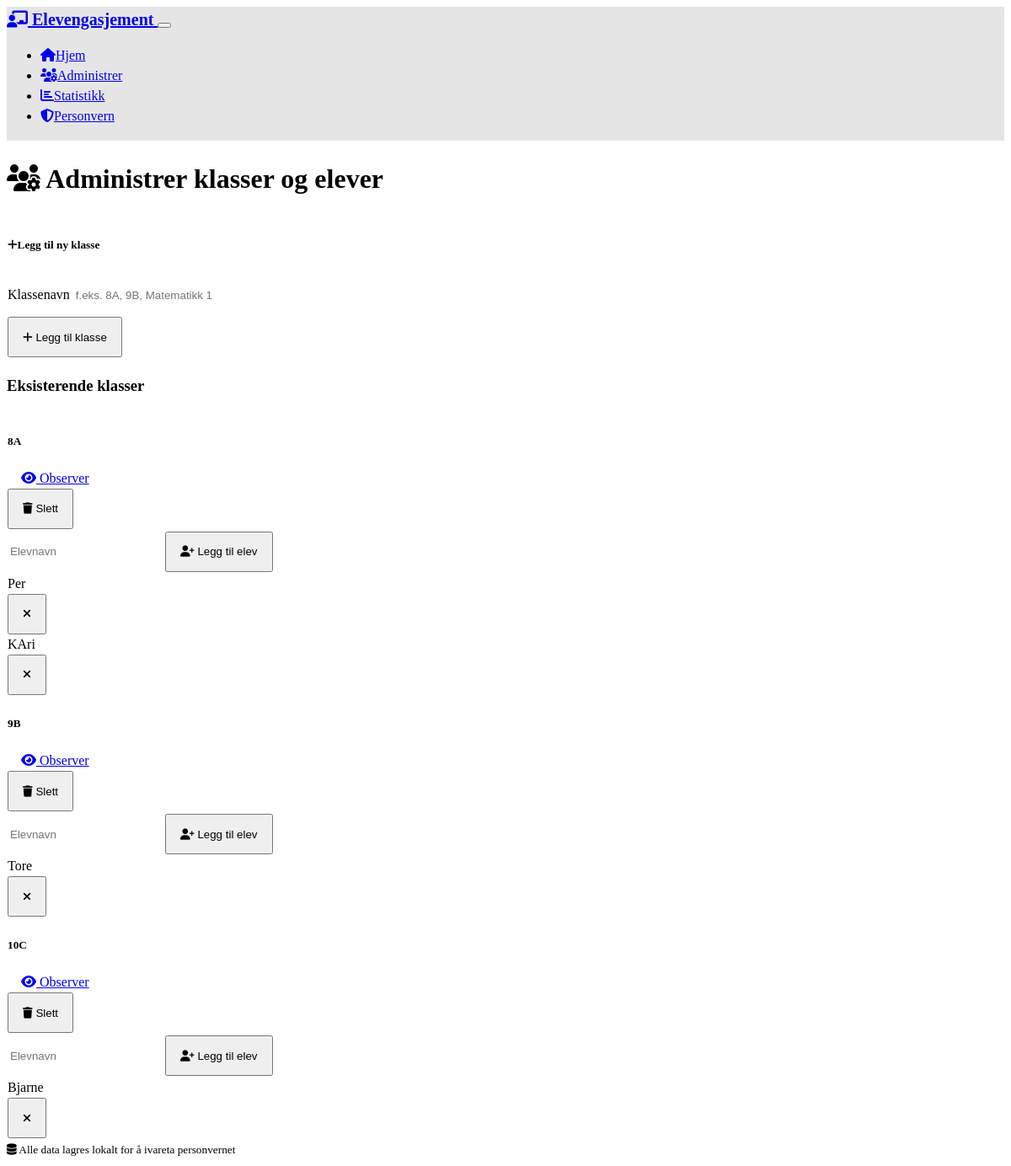
The app's page /manage_classes, older data.
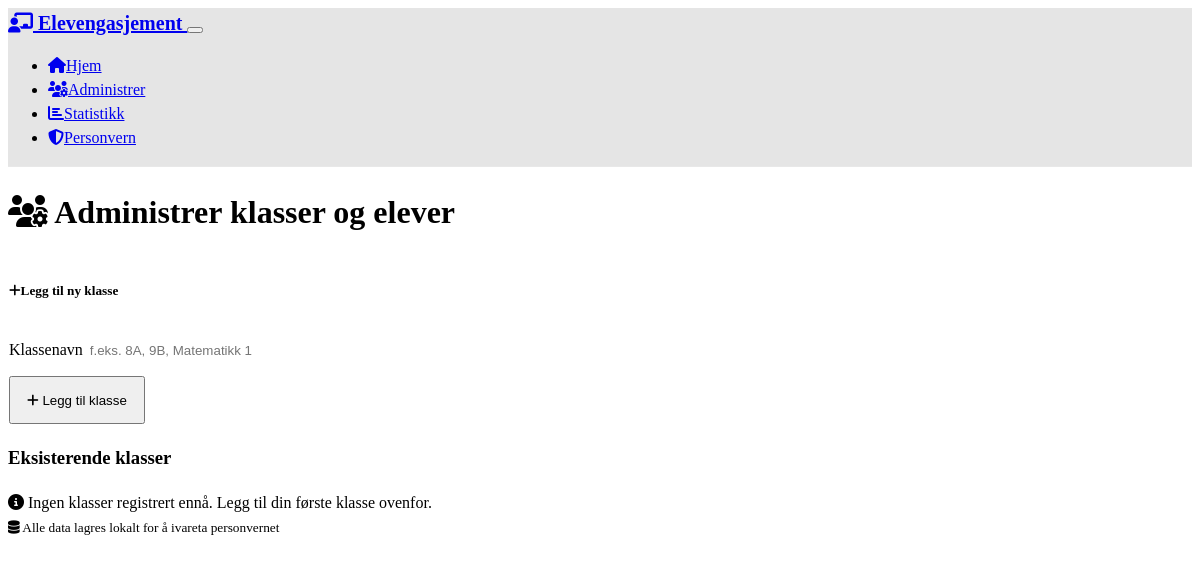
The same page, newer data.
### models.py (models this page shows, shortened)
class Class(db.Model):
    id = db.Column(db.Integer, primary_key=True)
    name = db.Column(db.String(50), unique=True, nullable=False)
    created_at = db.Column(db.DateTime, default=datetime.utcnow)
    students = db.relationship('Student', backref='class_ref', lazy=True, cascade='all, delete-orphan')

class Student(db.Model):
    id = db.Column(db.Integer, primary_key=True)
    name = db.Column(db.String(100), nullable=False)
    class_id = db.Column(db.Integer, db.ForeignKey('class.id'), nullable=False)
    created_at = db.Column(db.DateTime, default=datetime.utcnow)
    observations = db.relationship('Observation', backref='student', lazy=True, cascade='all, delete-orphan')

### app.py (the view)
@app.route('/manage_classes')
def manage_classes():
    classes = Class.query.all()
    print(f"DEBUG: Found {len(classes)} classes in database")
    for cls in classes:
        print(f"DEBUG: Class: {cls.name} (ID: {cls.id})")
    return render_template('manage_classes.html', classes=classes)

### templates/manage_classes.html (shortened to what this page needs)
{% extends "base.html" %}
{% block content %}
<div class="row">
    <div class="col-12">
        <h1 class="mb-4">
            <i class="fas fa-users-cog me-2"></i>
            Administrer klasser og elever
        </h1>
    </div>
</div>
<div class="row mb-4">
    <div class="col-md-6">
        <div class="card">
            <div class="card-header">
                <h5><i class="fas fa-plus me-2"></i>Legg til ny klasse</h5>
            </div>
            <div class="card-body">
                <form method="POST" action="{{ url_for('add_class') }}" onsubmit="console.log('Submitting add_class form');">
                    <div class="mb-3">
                        <label for="class_name" class="form-label">Klassenavn</label>
                        <input type="text" class="form-control" id="class_name" name="class_name"
                               placeholder="f.eks. 8A, 9B, Matematikk 1" required>
                    </div>
                    <button type="submit" class="btn btn-primary">
                        <i class="fas fa-plus me-1"></i>
                        Legg til klasse
                    </button>
                </form>
            </div>
        </div>
    </div>
</div>
<div class="row">
    <div class="col-12">
        <h3>Eksisterende klasser</h3>
        {% if classes %}
            {% for class in classes %}
                <div class="card mb-3">
                    <div class="card-header d-flex justify-content-between align-items-center">
                        <h5 class="mb-0">{{ class.name }}</h5>
                        <div>
                            <a href="{{ url_for('observe_class', class_id=class.id) }}"
                               class="btn btn-sm btn-success me-2">
                                <i class="fas fa-eye me-1"></i>
                                Observer
                            </a>
                            <form method="POST" action="{{ url_for('delete_class', class_id=class.id) }}"
                                  class="d-inline" onsubmit="return confirm('Er du sikker på at du vil slette denne klassen og alle tilhørende data?')">
                                <button type="submit" class="btn btn-sm btn-outline-danger">
                                    <i class="fas fa-trash me-1"></i>
                                    Slett
                                </button>
                            </form>
                        </div>
                    </div>
                    <div class="card-body">
                        <form method="POST" action="{{ url_for('add_student') }}" class="mb-3" onsubmit="console.log('Submitting add_student form for class {{ class.id }}');">
                            <div class="input-group">
                                <input type="text" class="form-control" name="student_name"
                                       placeholder="Elevnavn" required>
                                <button type="submit" class="btn btn-outline-primary">
                                    <i class="fas fa-user-plus me-1"></i>
                                    Legg til elev
                                </button>
                            </div>
                        </form>
                        {% if class.students %}
                            <div class="row">
                                {% for student in class.students %}
                                    <div class="col-md-6 col-lg-4 mb-2">
                                        <div class="d-flex justify-content-between align-items-center p-2 bg-dark rounded">
                                            <span>{{ student.name }}</span>
                                            <form method="POST" action="{{ url_for('delete_student', student_id=student.id) }}"
                                                  class="d-inline" onsubmit="return confirm('Er du sikker på at du vil slette denne eleven og alle observasjoner?')">
                                                <button type="submit" class="btn btn-sm btn-outline-danger">
                                                    <i class="fas fa-times"></i>
                                                </button>
                                            </form>
                                        </div>
                                    </div>
                                {% endfor %}
                            </div>
                        {% else %}
                            <p class="text-muted">Ingen elever registrert i denne klassen.</p>
                        {% endif %}
                    </div>
                </div>
            {% endfor %}
        {% else %}
            <div class="alert alert-info">
                <i class="fas fa-info-circle me-2"></i>
                Ingen klasser registrert ennå. Legg til din første klasse ovenfor.
            </div>
        {% endif %}
    </div>
</div>
{% endblock %}

### templates/base.html (shortened to what this page needs)
<!DOCTYPE html>
<html lang="no" data-bs-theme="dark">
<head>
    <link href="https://cdn.replit.com/agent/bootstrap-agent-dark-theme.min.css" rel="stylesheet">
    <link rel="stylesheet" href="https://cdnjs.cloudflare.com/ajax/libs/font-awesome/6.4.0/css/all.min.css">
    <link rel="stylesheet" href="{{ url_for('static', filename='style.css') }}">
</head>
<body>
    <nav class="navbar navbar-expand-lg navbar-dark">
        <div class="container">
            <a class="navbar-brand" href="{{ url_for('index') }}">
                <i class="fas fa-chalkboard-teacher me-2"></i>
                Elevengasjement
            </a>
            <button class="navbar-toggler" type="button" data-bs-toggle="collapse" data-bs-target="#navbarNav">
            </button>
            <div class="collapse navbar-collapse" id="navbarNav">
                <ul class="navbar-nav ms-auto">
                    <li class="nav-item">
                        <a class="nav-link" href="{{ url_for('index') }}">
                            <i class="fas fa-home me-1"></i>Hjem
                        </a>
                    </li>
                    <li class="nav-item">
                        <a class="nav-link" href="{{ url_for('manage_classes') }}">
                            <i class="fas fa-users-cog me-1"></i>Administrer
                        </a>
                    </li>
                    <li class="nav-item">
                        <a class="nav-link" href="{{ url_for('statistics') }}">
                            <i class="fas fa-chart-bar me-1"></i>Statistikk
                        </a>
                    </li>
                    <li class="nav-item">
                        <a class="nav-link" href="{{ url_for('privacy_info') }}">
                            <i class="fas fa-shield-alt me-1"></i>Personvern
                        </a>
                    </li>
                </ul>
            </div>
        </div>
    </nav>
    <main class="container mt-4">
        {% block content %}{% endblock %}
    </main>
    <footer class="mt-5 py-4 text-center text-muted">
        <div class="container">
            <small>
                <i class="fas fa-database me-1"></i>
                Alle data lagres lokalt for å ivareta personvernet
            </small>
        </div>
    </footer>
</body>
</html>

### static/style.css (style rules this page uses)
:root { --primary-color: hsl(210, 100%, 50%); --success-color: hsl(120, 60%, 50%); --info-color: hsl(195, 100%, 50%); --warning-color: hsl(45, 100%, 50%); --danger-color: hsl(0, 100%, 50%); --secondary-color: hsl(210, 10%, 50%); }
body { font-size: 16px; line-height: 1.5; }
.btn { min-height: 48px; padding: 12px 16px; }
.form-control, .form-select { border-radius: 8px; border: 1px solid rgba(255, 255, 255, 0.2); background-color: rgba(255, 255, 255, 0.05); min-height: 48px; }
.navbar { background-color: rgba(0, 0, 0, 0.1) !important; backdrop-filter: blur(10px); border-bottom: 1px solid rgba(255, 255, 255, 0.1); }
.navbar-brand { font-weight: 600; font-size: 1.25rem; }
.card { border: 1px solid rgba(255, 255, 255, 0.1); border-radius: 12px; background-color: rgba(255, 255, 255, 0.05); }
.card-header { background-color: rgba(255, 255, 255, 0.1); border-bottom: 1px solid rgba(255, 255, 255, 0.1); border-radius: 12px 12px 0 0 !important; }
.alert { border-radius: 8px; border: none; }

Row changes from the older to the newer data that the page shows:
removed Class: name "8A"
removed Student: name "Per", shown under "8A"
removed Student: name "KAri", shown under "8A"
removed Class: name "9B"
removed Student: name "Tore", shown under "9B"
removed Class: name "10C"
removed Student: name "Bjarne", shown under "10C"
Text that changed along with them:
text now shown: "Ingen klasser registrert ennå. Legg til din første klasse ovenfor."
